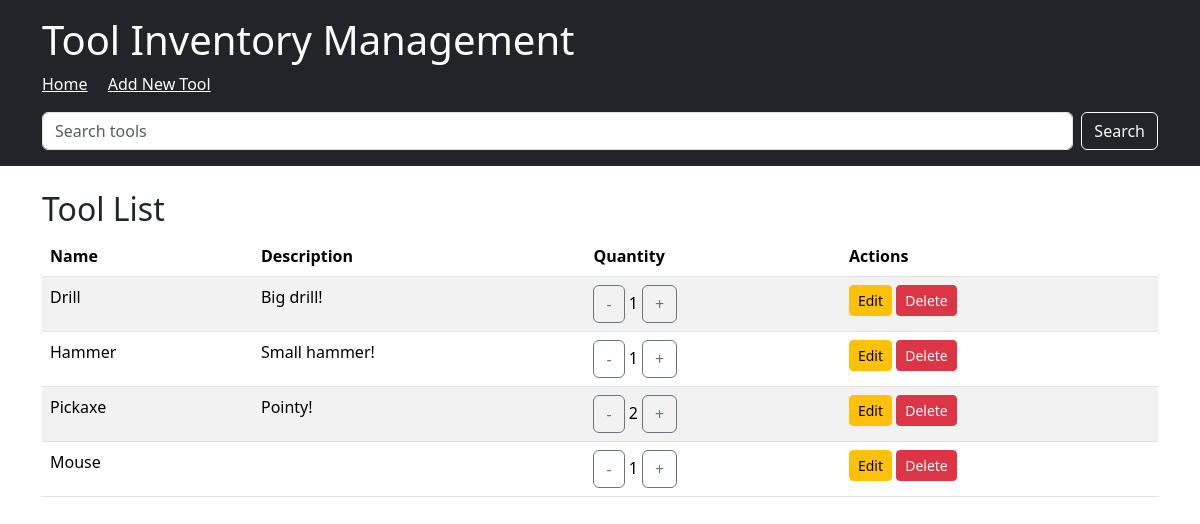
Before: / with the older database file.
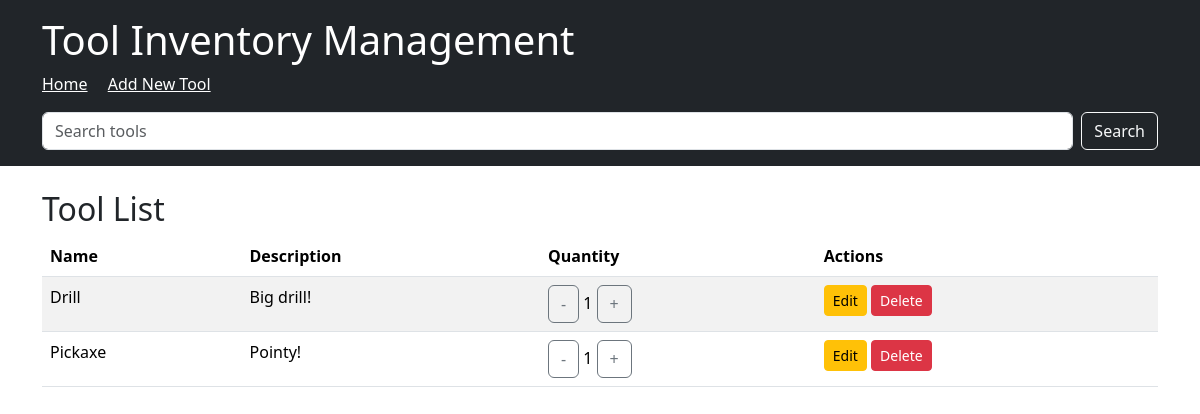
After: the same page with the newer database file.
### src/tool_inventory/models.py (models this page shows)
class Tool(SQLModel, table=True):
    id: UUID = Field(default_factory=uuid4, primary_key=True)
    name: str = Field(index=True, nullable=False, min_length=1)
    quantity: int = Field(default=0, ge=0)
    description: str = ""
    image: str = ""

### src/tool_inventory/routers/webapp.py (the view)
@router.get("/")
async def web_read_tools(
    request: Request,
) -> HTMLResponse:
    with Session(engine) as session:
        db = Database(session)
        tools = db.get_tools()
        return templates.TemplateResponse(
            "index.html",
            {"request": request, "tools": tools},
        )

### src/tool_inventory/templates/index.html
{% extends "base.html" %}
{% block content %}
    <h2>Tool List</h2>
    <table class="table table-striped">
        <thead>
            <tr>
                <th>Name</th>
                <th>Description</th>
                <th>Quantity</th>
                <th>Actions</th>
            </tr>
        </thead>
        <tbody>
            {% for tool in tools %}
                <tr>
                    <td>{{ tool.name }}</td>
                    <td>{{ tool.description }}</td>
                    <td>
                        <form action="{{ url_for('web_update_quantity', tool_id=tool.id) }}" method="post" style="display:inline;">
                            <button type="submit" name="action" value="decrement" class="btn btn-outline-secondary">-</button>
                            {{ tool.quantity }}
                            <button type="submit" name="action" value="increment" class="btn btn-outline-secondary">+</button>
                        </form>
                    </td>
                    <td>
                        <a href="{{ url_for('web_edit_tool', tool_id=tool.id) }}" class="btn btn-sm btn-warning">Edit</a>
                        <form action="{{ url_for('web_delete_tool', tool_id=tool.id) }}" method="post" class="d-inline">
                            <button type="submit" class="btn btn-sm btn-danger">Delete</button>
                        </form>
                    </td>
                </tr>
            {% endfor %}
        </tbody>
    </table>
{% endblock %}

### src/tool_inventory/templates/base.html (shortened to what this page needs)
<!DOCTYPE html>
<html>
<head>
    <link href="https://cdn.jsdelivr.net/npm/bootstrap@5.3.3/dist/css/bootstrap.min.css" rel="stylesheet">
</head>
<body>
    <header class="bg-dark text-white p-3">
        <div class="container">
            <h1>Tool Inventory Management</h1>
            <nav>
                <a href="{{ url_for('web_read_tools') }}" class="text-white me-3">Home</a>
                <a href="{{ url_for('web_create_tool_form') }}" class="text-white">Add New Tool</a>
            </nav>
            <form action="{{ url_for('web_search_tools') }}" method="get" class="d-flex mt-3">
                <input class="form-control me-2" type="search" name="query" placeholder="Search tools" aria-label="Search">
                <button class="btn btn-outline-light" type="submit">Search</button>
            </form>
        </div>
    </header>
    <main class="container mt-4">
        {% block content %}{% endblock %}
    </main>
</body>
</html>

Changed rows visible on the page:
removed Tool: name "Hammer", description "Small hammer!", quantity "1"
removed Tool: name "Mouse", quantity "1"
changed Tool "Pickaxe": quantity "2" → "1"
